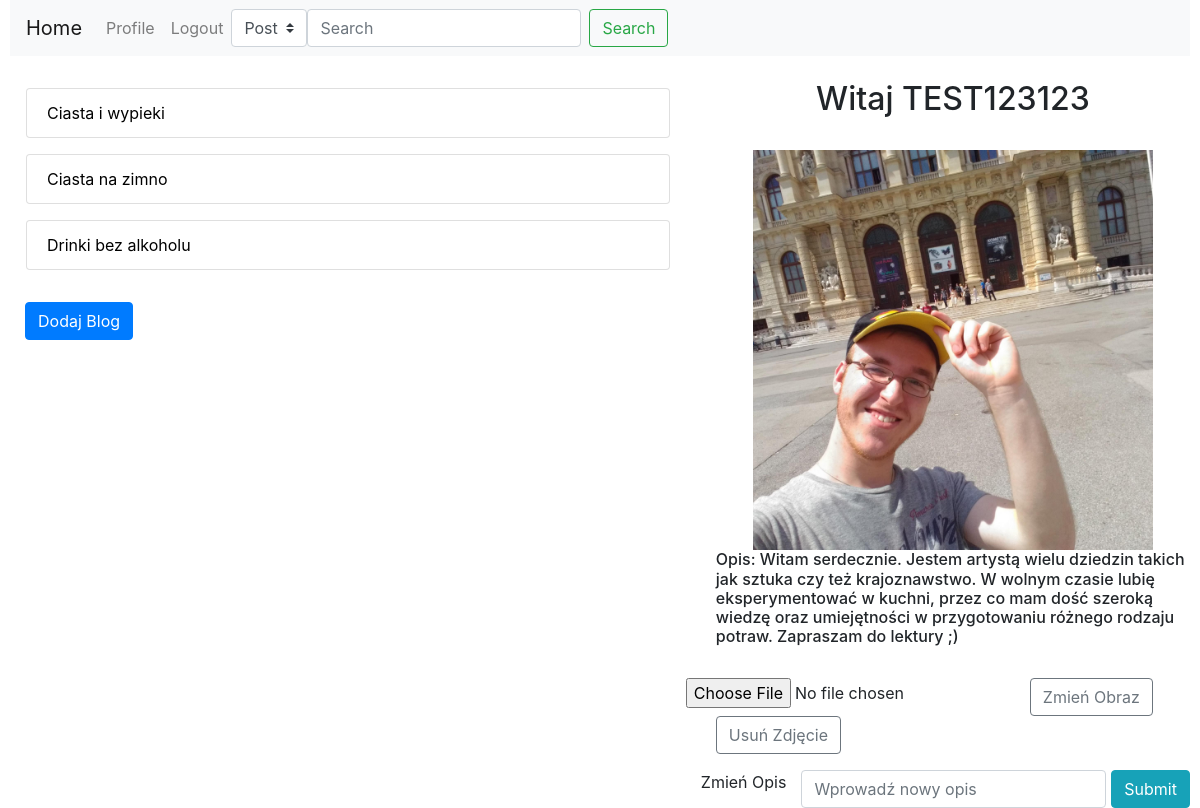
Screenshot of /profile/ (signed in) with the database file from the repository.
### Blog/models.py (models this page shows, shortened)
class Blog(models.Model):
    IDBlog=models.AutoField(primary_key=True)
    Nazwa=models.CharField(max_length=128)
    IDAutor=models.ForeignKey(User,on_delete=models.CASCADE)

class Profil(models.Model):
    User=models.OneToOneField(User,on_delete=models.CASCADE,primary_key=True)
    Zdjecie=models.ImageField(default='Profilowe/default_pic.jpg',upload_to=path_and_rename)
    Opis=models.CharField(max_length=1000,blank=True)

### Blog/views.py (the view)
# urls.py: path('profile/',views.profile,name='profile'),
def profile(request):
    if request.user.is_authenticated:
        p = models.Profil.objects.get(User=request.user)
        b = models.Blog.objects.filter(IDAutor = request.user)
        return render(request,"Blog/profile.html",{'account': p, 'blogs':b})
    else:
        messages.error(request,'Nie jesteś zalogowany !')
        return redirect('home')

### Blog/templates/Blog/profile.html (shortened to what this page needs)
{%extends 'Blog/base.html'%}
{%block content%}
<div class="row">
  <div class="col-7">
    {%if blogs%}
    <nav class="nav flex-column">
            <ul class="list-group" >
            {%for blog in blogs%}
            <a class="nav-link" href="{{blog.IDBlog}}/details">
              <div class="">
                <li class="list-group-item hovered">{{blog.Nazwa}}</li>
              </div>
            </a>
            {%endfor%}
            </ul>
          </nav>
          <br>
          {%else%}
          <h4>Nie masz żadnych blogów</h4>
          {%endif%}
    <div class="col-7">
      <button type="button" class="btn btn-primary" data-toggle="modal" data-target="#exampleModalCentered">
        Dodaj Blog
      </button>
    </div>
  </div>
  <div class="col-5">
      <div class="text-center">
         <h2>Witaj {{account.User.username}}</h2>
      </div>
      <br>
          <div class="form-group">
            <div class="text-center" >
              <img src="/Obrazki/{{account.Zdjecie}}"  height="400">
            </div>
            <div>
              <h6>Opis: {{account.Opis}}</h6>
            </div>
            <br>
            <div class="row">
                <form action="{% url 'newImage' %}" method="POST" enctype="multipart/form-data">
                  <div class="row">
                        <input type="file" name="Zdjecie" accept="image/png, image/jpeg">
                        <button class="btn btn-outline-secondary" type="submit">Zmień Obraz</button>
                  </div>
                </form>
              <div class="col">
                <form action="{% url 'default_pic' %}" method="GET">
                  <button type="submit" class="btn btn-outline-secondary"> Usuń Zdjęcie</button>
                </form>
              </div>
            </div>
          </div>
              <form action="/editOpis/" method="post">
              <div class="row">
                    <label for="OpisForm">Zmień Opis</label>
                  <div class="col">
                      <input type="text" class="form-control" id="OpisForm" name="OpisForm" placeholder="Wprowadź nowy opis">
                  </div>
                  <div class="col-2">
                    <input type="submit" style="float:right" class="btn btn-info" id="OpisFormBtn">
                  </div>
              </div>
              </form>
  </div>
</div>
{%endblock%}

### Blog/static/Blog/style.css (style rules this page uses)
:root { --color-one:#D38B5D; --color-two:#f3ffb6; --color-three:rgb(135, 74, 36); --color-slogan:rgb(101, 48, 17); }
a { color: black; }

### rows the page displays
Blog: Nazwa "Ciasta i wypieki"
Blog: Nazwa "Ciasta na zimno"
Blog: Nazwa "Drinki bez alkoholu"
Profil: User.username "TEST123123", Zdjecie (picture), Opis "Witam serdecznie. Jestem artystą wielu dziedzin takich jak sztuka czy też krajoznawstwo. W wolnym czasie lubię eksperymentować w kuchni, przez co mam dość szeroką wiedzę oraz umiejętności w przygotowaniu różnego rodzaju potraw. Zapraszam do lektury ;)"
